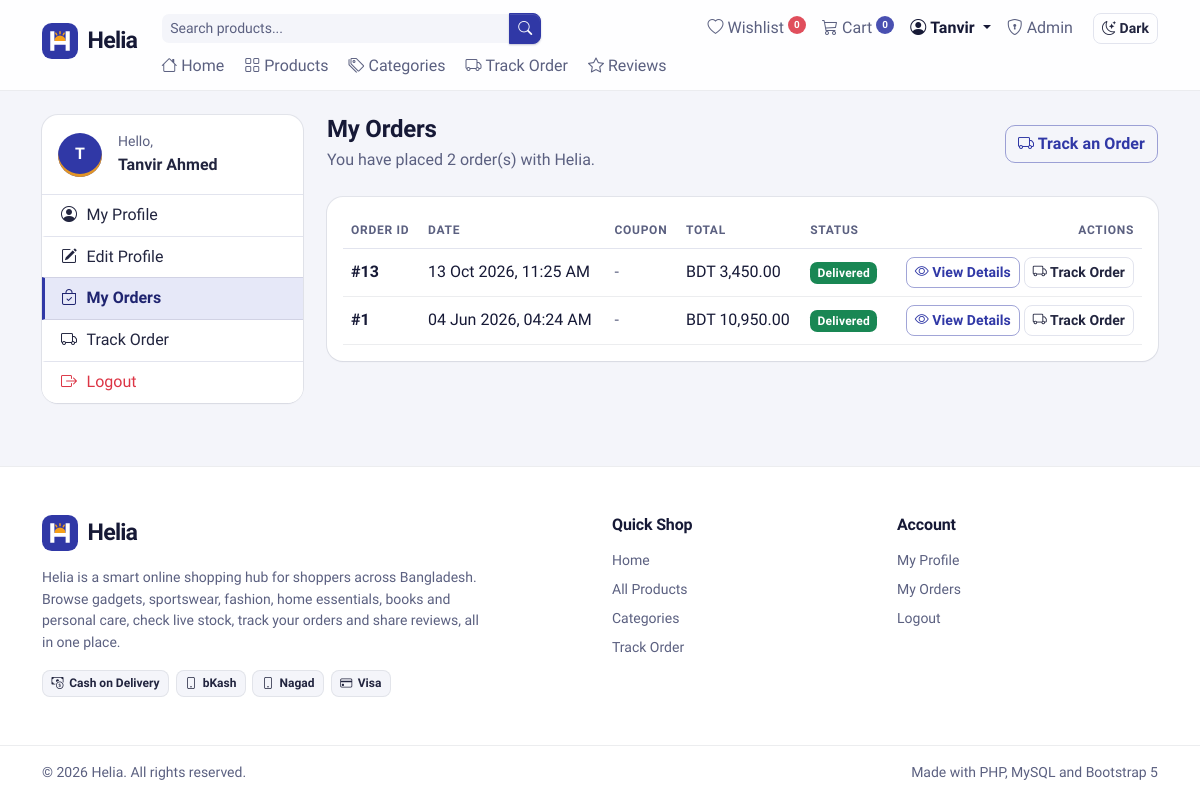
Screenshot of /my_orders.php (signed in) with the database file from the repository.
### tables this page shows
CREATE TABLE `orders` (
  `id` int(11) NOT NULL,
  `user_id` int(11) DEFAULT NULL,
  `customer_name` varchar(100) NOT NULL,
  `total_amount` decimal(10,2) NOT NULL,
  `coupon_code` varchar(50) DEFAULT NULL,
  `status` enum('Pending','Confirmed','Shipped','Delivered') DEFAULT 'Pending',
  `created_at` timestamp NOT NULL DEFAULT current_timestamp(),
  `phone` varchar(30) DEFAULT '',
  `shipping_address` text DEFAULT NULL,
  `payment_method` varchar(50) DEFAULT 'Cash on Delivery'
);

### config/db.php (called while the page is built, shortened)
<?php
function e($value)
{
    return htmlspecialchars((string) $value, ENT_QUOTES, 'UTF-8');
}

### my_orders.php (the view, shortened to what this page needs)
<?php
require_once 'config/db.php';
$userId = $_SESSION['user_id'];
$statusColors = [
    'Pending' => 'warning',
    'Confirmed' => 'info',
    'Shipped' => 'primary',
    'Delivered' => 'success',
];
$stmt = $pdo->prepare('
    SELECT id, total_amount, coupon_code, status, created_at
    FROM orders
    WHERE user_id = ?
    ORDER BY created_at DESC, id DESC
');
$stmt->execute([$userId]);
$orders = $stmt->fetchAll();
require_once 'includes/header.php';
?>
<div class="row g-4">
<div class="col-lg-3">
    <?php require 'includes/account_sidebar.php'; ?>
</div>
<div class="col-lg-9">
<div class="d-flex flex-wrap justify-content-between align-items-center gap-2 mb-4">
    <div>
        <h1 class="h4 fw-bold mb-1">My Orders</h1>
        <p class="text-body-secondary mb-0">You have placed <?= count($orders) ?> order(s) with Helia.</p>
    </div>
    <a href="order_tracking.php" class="btn btn-outline-primary">
        <i class="bi bi-truck"></i> Track an Order
    </a>
</div>
<?php if (empty($orders)): ?>
    <?= renderEmptyState('No orders yet', 'When you place an order it will show up here.', 'Start Shopping', 'products.php', 'bi-bag-x') ?>
<?php else: ?>
    <div class="card border-0 shadow-sm d-none d-md-block">
        <div class="card-body">
            <div class="table-responsive">
                <table class="table table-hover align-middle mb-0">
                    <thead>
                        <tr>
                            <th>Order ID</th>
                            <th>Date</th>
                            <th>Coupon</th>
                            <th>Total</th>
                            <th>Status</th>
                            <th class="text-end">Actions</th>
                        </tr>
                    </thead>
                    <tbody>
                        <?php foreach ($orders as $order): ?>
                            <tr>
                                <td class="fw-semibold">#<?= $order['id'] ?></td>
                                <td class="text-nowrap"><?= date('d M Y, h:i A', strtotime($order['created_at'])) ?></td>
                                <td>
                                    <?php if (!empty($order['coupon_code'])): ?>
                                        <span class="badge text-bg-secondary"><?= e($order['coupon_code']) ?></span>
                                    <?php else: ?>
                                        <span class="text-body-secondary">-</span>
                                    <?php endif; ?>
                                </td>
                                <td class="text-nowrap">BDT <?= number_format($order['total_amount'], 2) ?></td>
                                <td>
                                    <span class="badge text-bg-<?= $statusColors[$order['status']] ?? 'secondary' ?>"><?= e($order['status']) ?></span>
                                </td>
                                <td class="text-end text-nowrap">
                                    <a href="order_details.php?id=<?= $order['id'] ?>" class="btn btn-sm btn-outline-primary">
                                        <i class="bi bi-eye"></i> View Details
                                    </a>
                                    <a href="order_tracking.php?id=<?= $order['id'] ?>" class="btn btn-sm btn-outline-secondary">
                                        <i class="bi bi-truck"></i> Track Order
                                    </a>
                                </td>
                            </tr>
                        <?php endforeach; ?>
                    </tbody>
                </table>
            </div>
        </div>
    </div>
<?php endif; ?>
</div>
</div>
<?php require_once 'includes/footer.php'; ?>

### assets/css/theme.css (style rules this page uses)
:root, [data-bs-theme=light] { --helia-neel: #3038a6; --helia-neel-rgb: 48, 56, 166; --helia-neel-hover: #262c8c; --helia-neel-deep: #1b1f5c; --helia-neel-deep-rgb: 27, 31, 92; --helia-marigold: #f6a019; --helia-marigold-rgb: 246, 160, 25; --helia-marigold-ink: #3d2500; --helia-canvas: #f4f5fa; --helia-line: rgba(22, 25, 54, 0.08); --helia-line-strong: rgba(22, 25, 54, 0.14); --helia-shadow-sm: 0 0 0 1px var(--helia-line), 0 1px 2px rgba(22, 25, 54, 0.05); --helia-shadow-md: 0 0 0 1px var(--helia-line), 0 8px 20px -10px rgba(22, 25, 54, 0.18); --helia-shadow-lg: 0 0 0 1px var(--helia-line-strong), 0 22px 40px -18px rgba(27, 31, 92, 0.32); --helia-display: 'Anek Bangla', 'Hind Siliguri', system-ui, -apple-system, 'Segoe UI', Roboto, Arial, sans-serif; --helia-mark-tile: #3038a6; --helia-mark-glyph: #ffffff; --helia-mark-sun: #f6a019; --cat-electronics: #3b5bdb; --cat-sports: #2b8a3e; --cat-fashion: #c2255c; --cat-home: #d9480f; --cat-books: #0b7285; --cat-health: #6741d9; --cat-all: #3038a6; --cat-default: #5b6080; --bs-body-font-family: 'Hind Siliguri', system-ui, -apple-system, 'Segoe UI', Roboto, 'Helvetica Neue', Arial, sans-serif; --bs-body-line-height: 1.55; --bs-body-color: #22253f; --bs-body-color-rgb: 34, 37, 63; --bs-emphasis-color: #161936; --bs-emphasis-color-rgb: 22, 25, 54; --bs-secondary-color: #5b6080; --bs-secondary-color-rgb: 91, 96, 128; --bs-tertiary-color: rgba(91, 96, 128, 0.72); --bs-tertiary-color-rgb: 91, 96, 128; --bs-secondary-bg: #ebedf5; --bs-secondary-bg-rgb: 235, 237, 245; --bs-tertiary-bg: #f4f5fa; --bs-tertiary-bg-rgb: 244, 245, 250; --bs-border-color: #e2e4ee; --bs-border-color-translucent: rgba(22, 25, 54, 0.1); --bs-primary: #3038a6; --bs-primary-rgb: 48, 56, 166; --bs-primary-text-emphasis: #1f2470; --bs-primary-bg-subtle: #e6e8f8; --bs-primary-border-subtle: #c3c7ee; --bs-link-color: #3038a6; --bs-link-color-rgb: 48, 56, 166; --bs-link-hover-color: #262c8c; --bs-link-hover-color-rgb: 38, 44, 140; --bs-focus-ring-color: rgba(48, 56, 166, 0.25); --bs-border-radius: 0.625rem; --bs-border-radius-sm: 0.5rem; --bs-border-radius-lg: 0.875rem; --bs-border-radius-xl: 1.25rem; }
body { font-feature-settings: 'kern' 1; -webkit-font-smoothing: antialiased; -moz-osx-font-smoothing: grayscale; text-rendering: optimizeLegibility; }
h1, h2, h3, h4, h5, h6, .h1, .h2, .h3, .h4, .h5, .h6, .display-5, .display-6 { font-family: var(--helia-display); color: var(--bs-emphasis-color); letter-spacing: -0.01em; }
.display-5, .display-6, .h1, h1, .h2, h2, .h3, h3 { font-weight: 700; }
a, .btn, .form-control, .form-select { transition: color 0.15s ease, background-color 0.15s ease, border-color 0.15s ease, box-shadow 0.15s ease; }
.btn { --bs-btn-font-weight: 600; letter-spacing: 0.005em; }
.btn-outline-primary { --bs-btn-color: var(--bs-primary); --bs-btn-border-color: rgba(var(--bs-primary-rgb), 0.45); --bs-btn-hover-color: #fff; --bs-btn-hover-bg: var(--helia-neel); --bs-btn-hover-border-color: var(--helia-neel); --bs-btn-focus-shadow-rgb: var(--helia-neel-rgb); --bs-btn-active-color: #fff; --bs-btn-active-bg: var(--helia-neel-hover); --bs-btn-active-border-color: var(--helia-neel-hover); --bs-btn-disabled-color: var(--bs-primary); --bs-btn-disabled-border-color: rgba(var(--bs-primary-rgb), 0.45); }
.btn-outline-secondary { --bs-btn-color: var(--bs-body-color); --bs-btn-border-color: var(--bs-border-color); --bs-btn-hover-color: var(--bs-emphasis-color); --bs-btn-hover-bg: var(--bs-secondary-bg); --bs-btn-hover-border-color: var(--helia-line-strong); --bs-btn-active-color: var(--bs-emphasis-color); --bs-btn-active-bg: var(--bs-secondary-bg); --bs-btn-active-border-color: var(--helia-line-strong); }
.card { --bs-card-border-radius: 1rem; --bs-card-inner-border-radius: calc(1rem - 1px); --bs-card-border-color: var(--helia-line); }
.shadow-sm { box-shadow: var(--helia-shadow-sm) !important; }
.badge { --bs-badge-padding-x: 0.62em; --bs-badge-padding-y: 0.42em; --bs-badge-font-weight: 600; --bs-badge-border-radius: 0.45rem; letter-spacing: 0.015em; }
.table { --bs-table-border-color: var(--helia-line); }
.table > thead th { font-size: 0.75rem; font-weight: 600; text-transform: uppercase; letter-spacing: 0.06em; color: var(--bs-secondary-color); border-bottom-color: var(--bs-border-color); white-space: nowrap; }

### rows the page displays
orders: id "13", created_at "13 Oct 2026, 11:25 AM", total_amount "3,450.00", status "Delivered"
orders: id "1", created_at "04 Jun 2026, 04:24 AM", total_amount "10,950.00", status "Delivered"

### other values shown
$wishlistCount "0"
$cartCount "0"
$accountLabel "Tanvir"
$item[0] "Home"
$item[0] "Products"
$item[0] "Categories"
$item[0] "Track Order"
$item[0] "Reviews"
mb_strtoupper(mb_substr($sidebarName, 0, 1)) "T"
$sidebarName "Tanvir Ahmed"
$item[0] "My Profile"
$item[0] "Edit Profile"
$item[0] "My Orders"
count($orders) "2"
